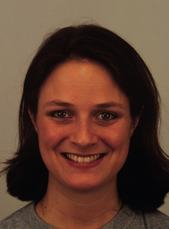
#> input picture Datasets/Test_Images/AF01HAS.JPG, 169 x 229 px; its folder holds only this picture in this run
$ python complete_lgbp_with_angle_classification.py   (older library calls are emulated)
#> lines starting #> are read from the running program, lines starting #| are printed output that depends on the picture
import numpy as np
import cv2
import glob
from sklearn.externals import joblib
import os

#------------- Gabor Filter Modules START----------------------------
# [144 lines left out: functions build_filters, process, is_safe, uniform_circular_lbp, expand, not called in this run]

#---------- Main Function--------------------------------------------------
'''
Convention for Angle
FL = N (Ninety)
S = Straight (Zero)
HL = F (Forty Five)
FR = Ignore
HR = Ignore

Convention for Expression
AF = Fear
AN = Angry
DI = Disgust
HA = Happy
NE = Neutral
SA = Sad
SU = Surprise
'''

#relative path of the directory containing test images
script_dir = os.path.dirname(os.path.dirname(__file__))
rel_path = script_dir + "/Datasets/Test_Images"

#iterate over all the images present in that directory
for image in glob.glob(rel_path + "/*.jpg") :
        file_name = image

        #read the image in gray scale
        img = cv2.imread(file_name, 0)
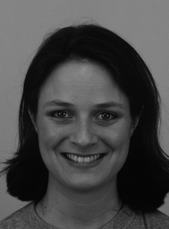
#> img: shape (229, 169); min 0, max 147, mean 71

        #resize the image (downscaling only)
        img = cv2.resize(img, (169, 229))

        #calculate row and column seperator used to divide the image into 81 blocks
        rows = len(img)
#> rows = 229
        cols = len(img[0])
#> cols = 169
        row_separator = rows / 9
#> row_separator = 25.44
        col_spearator = cols / 9
#> col_spearator = 18.78

        x = file_name.split("/")
        g = x[len(x)-1]
        #variable b contains the name of the current image file
#> (the run stopped early here; a loop or call above may not have finished)

$ run again, on Datasets/Test_Images/AF01SAHL.JPG
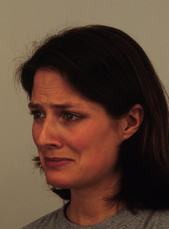
#> input picture Datasets/Test_Images/AF01SAHL.JPG, 169 x 229 px
#> `img = cv2.imread(file_name, 0)`:
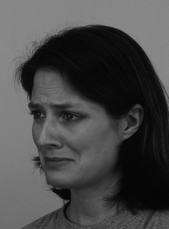
#> img: shape (229, 169); min 0, max 145, mean 72.1
#> rows = 229
#> cols = 169
#> row_separator = 25.44
#> col_spearator = 18.78

$ run again, on Datasets/Test_Images/AF02ANHL.JPG
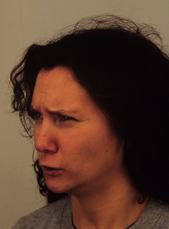
#> input picture Datasets/Test_Images/AF02ANHL.JPG, 169 x 229 px
#> `img = cv2.imread(file_name, 0)`:
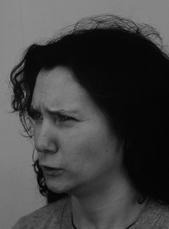
#> img: shape (229, 169); min 0, max 157, mean 67.1
#> rows = 229
#> cols = 169
#> row_separator = 25.44
#> col_spearator = 18.78

$ run again, on Datasets/Test_Images/AF04DIS.JPG
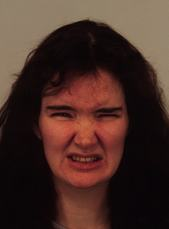
#> input picture Datasets/Test_Images/AF04DIS.JPG, 169 x 229 px
#> `img = cv2.imread(file_name, 0)`:
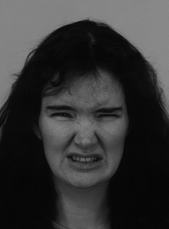
#> img: shape (229, 169); min 2, max 143, mean 52.9
#> rows = 229
#> cols = 169
#> row_separator = 25.44
#> col_spearator = 18.78
